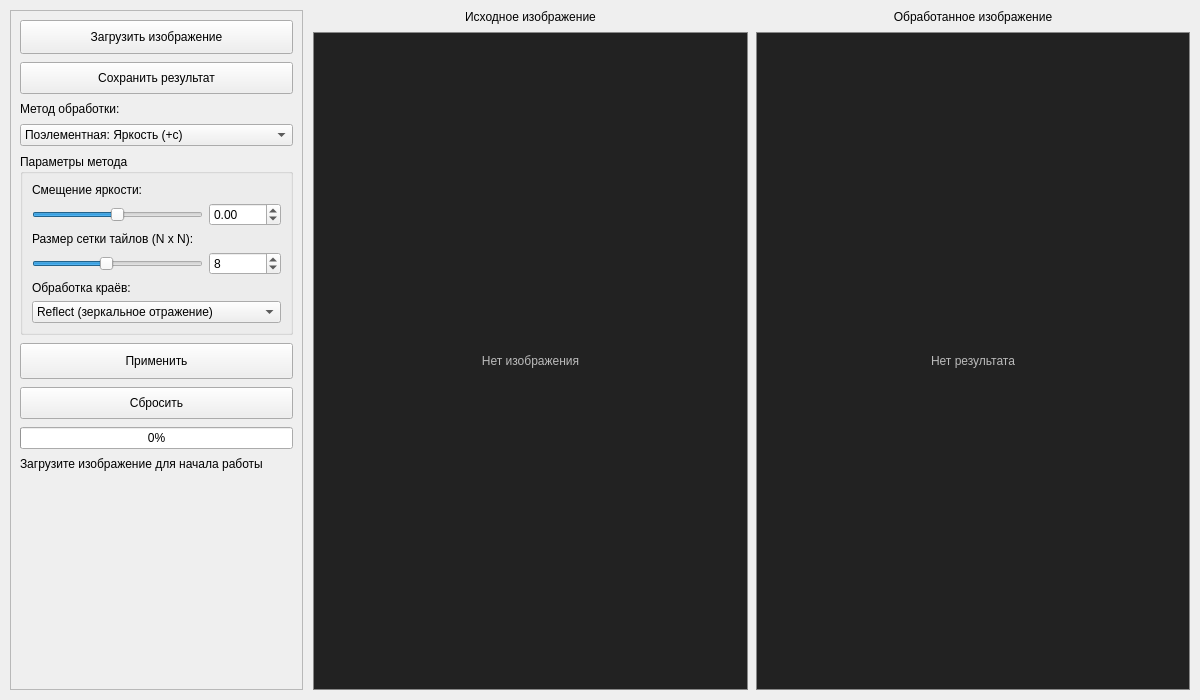
<?xml version="1.0" encoding="UTF-8"?>
<ui version="4.0">
 <class>MainWindow</class>
 <widget class="QMainWindow" name="MainWindow">
  <property name="geometry">
   <rect>
    <x>0</x>
    <y>0</y>
    <width>1200</width>
    <height>700</height>
   </rect>
  </property>
  <property name="windowTitle">
   <string>Лабораторная работа 3 — Вариант 1</string>
  </property>
  <widget class="QWidget" name="centralwidget">
   <layout class="QHBoxLayout" name="horizontalLayoutMain" stretch="1,3">
    <property name="spacing">
     <number>10</number>
    </property>
    <property name="leftMargin">
     <number>10</number>
    </property>
    <property name="topMargin">
     <number>10</number>
    </property>
    <property name="rightMargin">
     <number>10</number>
    </property>
    <property name="bottomMargin">
     <number>10</number>
    </property>
    <item>
     <widget class="QFrame" name="frameControls">
      <property name="minimumSize">
       <size>
        <width>290</width>
        <height>0</height>
       </size>
      </property>
      <property name="maximumSize">
       <size>
        <width>340</width>
        <height>16777215</height>
       </size>
      </property>
      <property name="frameShape">
       <enum>QFrame::StyledPanel</enum>
      </property>
      <property name="frameShadow">
       <enum>QFrame::Raised</enum>
      </property>
      <layout class="QVBoxLayout" name="verticalLayoutControls">
       <property name="spacing">
        <number>8</number>
       </property>
       <item>
        <widget class="QPushButton" name="btnLoad">
         <property name="minimumSize">
          <size>
           <width>0</width>
           <height>34</height>
          </size>
         </property>
         <property name="text">
          <string>Загрузить изображение</string>
         </property>
        </widget>
       </item>
       <item>
        <widget class="QPushButton" name="btnSave">
         <property name="minimumSize">
          <size>
           <width>0</width>
           <height>32</height>
          </size>
         </property>
         <property name="text">
          <string>Сохранить результат</string>
         </property>
        </widget>
       </item>
       <item>
        <widget class="QLabel" name="labelAlgo">
         <property name="text">
          <string>Метод обработки:</string>
         </property>
        </widget>
       </item>
       <item>
        <widget class="QComboBox" name="comboAlgo">
         <item>
          <property name="text">
           <string>Поэлементная: Яркость (+c)</string>
          </property>
         </item>
         <item>
          <property name="text">
           <string>Поэлементная: Контраст (*k)</string>
          </property>
         </item>
         <item>
          <property name="text">
           <string>Поэлементная: Негатив</string>
          </property>
         </item>
         <item>
          <property name="text">
           <string>Поэлементная: Гамма-коррекция</string>
          </property>
         </item>
         <item>
          <property name="text">
           <string>Поэлементная: Логарифмическое преобразование</string>
          </property>
         </item>
         <item>
          <property name="text">
           <string>Линейное контрастирование</string>
          </property>
         </item>
         <item>
          <property name="text">
           <string>Эквализация гистограммы (RGB)</string>
          </property>
         </item>
         <item>
          <property name="text">
           <string>Эквализация гистограммы (HSV — яркость V)</string>
          </property>
         </item>
         <item>
          <property name="text">
           <string>Адаптивная эквализация (CLAHE)</string>
          </property>
         </item>
        </widget>
       </item>
       <item>
        <widget class="QGroupBox" name="groupParams">
         <property name="title">
          <string>Параметры метода</string>
         </property>
         <layout class="QVBoxLayout" name="verticalLayoutParams">
          <item>
           <widget class="QLabel" name="labelParam1">
            <property name="text">
             <string>Смещение яркости:</string>
            </property>
           </widget>
          </item>
          <item>
           <layout class="QHBoxLayout" name="horizontalLayoutP1">
            <item>
             <widget class="QSlider" name="sliderParam1">
              <property name="minimum">
               <number>-255</number>
              </property>
              <property name="maximum">
               <number>255</number>
              </property>
              <property name="orientation">
               <enum>Qt::Horizontal</enum>
              </property>
             </widget>
            </item>
            <item>
             <widget class="QDoubleSpinBox" name="spinParam1">
              <property name="minimumSize">
               <size>
                <width>72</width>
                <height>0</height>
               </size>
              </property>
              <property name="minimum">
               <double>-255.000000000000000</double>
              </property>
              <property name="maximum">
               <double>255.000000000000000</double>
              </property>
             </widget>
            </item>
           </layout>
          </item>
          <item>
           <widget class="QLabel" name="labelParam2">
            <property name="text">
             <string>Размер сетки тайлов (N x N):</string>
            </property>
           </widget>
          </item>
          <item>
           <layout class="QHBoxLayout" name="horizontalLayoutP2">
            <item>
             <widget class="QSlider" name="sliderParam2">
              <property name="minimum">
               <number>2</number>
              </property>
              <property name="maximum">
               <number>16</number>
              </property>
              <property name="value">
               <number>8</number>
              </property>
              <property name="orientation">
               <enum>Qt::Horizontal</enum>
              </property>
             </widget>
            </item>
            <item>
             <widget class="QSpinBox" name="spinParam2">
              <property name="minimumSize">
               <size>
                <width>72</width>
                <height>0</height>
               </size>
              </property>
              <property name="minimum">
               <number>2</number>
              </property>
              <property name="maximum">
               <number>16</number>
              </property>
              <property name="value">
               <number>8</number>
              </property>
             </widget>
            </item>
           </layout>
          </item>
          <item>
           <widget class="QLabel" name="labelEdgeMode">
            <property name="text">
             <string>Обработка краёв:</string>
            </property>
           </widget>
          </item>
          <item>
           <widget class="QComboBox" name="comboEdgeMode">
            <item>
             <property name="text">
              <string>Reflect (зеркальное отражение)</string>
             </property>
            </item>
            <item>
             <property name="text">
              <string>Clamp (дублирование границ)</string>
             </property>
            </item>
           </widget>
          </item>
         </layout>
        </widget>
       </item>
       <item>
        <widget class="QPushButton" name="btnProcess">
         <property name="minimumSize">
          <size>
           <width>0</width>
           <height>36</height>
          </size>
         </property>
         <property name="text">
          <string>Применить</string>
         </property>
        </widget>
       </item>
       <item>
        <widget class="QPushButton" name="btnReset">
         <property name="minimumSize">
          <size>
           <width>0</width>
           <height>32</height>
          </size>
         </property>
         <property name="text">
          <string>Сбросить</string>
         </property>
        </widget>
       </item>
       <item>
        <widget class="QProgressBar" name="progressBar">
         <property name="value">
          <number>0</number>
         </property>
        </widget>
       </item>
       <item>
        <widget class="QLabel" name="labelStatus">
         <property name="text">
          <string>Загрузите изображение для начала работы</string>
         </property>
         <property name="wordWrap">
          <bool>true</bool>
         </property>
        </widget>
       </item>
       <item>
        <spacer name="verticalSpacer">
         <property name="orientation">
          <enum>Qt::Vertical</enum>
         </property>
         <property name="sizeHint" stdset="0">
          <size>
           <width>20</width>
           <height>40</height>
          </size>
         </property>
        </spacer>
       </item>
      </layout>
     </widget>
    </item>
    <item>
     <layout class="QGridLayout" name="gridLayoutViews" rowstretch="0,1" columnstretch="1,1">
      <property name="spacing">
       <number>8</number>
      </property>
      <item row="0" column="0">
       <widget class="QLabel" name="lblOrigTitle">
        <property name="text">
         <string>Исходное изображение</string>
        </property>
        <property name="alignment">
         <set>Qt::AlignCenter</set>
        </property>
       </widget>
      </item>
      <item row="0" column="1">
       <widget class="QLabel" name="lblProcTitle">
        <property name="text">
         <string>Обработанное изображение</string>
        </property>
        <property name="alignment">
         <set>Qt::AlignCenter</set>
        </property>
       </widget>
      </item>
      <item row="1" column="0">
       <widget class="QLabel" name="lblOrig">
        <property name="sizePolicy">
         <sizepolicy hsizetype="Ignored" vsizetype="Ignored">
          <horstretch>0</horstretch>
          <verstretch>0</verstretch>
         </sizepolicy>
        </property>
        <property name="minimumSize">
         <size>
          <width>240</width>
          <height>240</height>
         </size>
        </property>
        <property name="styleSheet">
         <string notr="true">border: 1px solid #888; background: #222; color: #bbb;</string>
        </property>
        <property name="text">
         <string>Нет изображения</string>
        </property>
        <property name="alignment">
         <set>Qt::AlignCenter</set>
        </property>
       </widget>
      </item>
      <item row="1" column="1">
       <widget class="QLabel" name="lblProcessed">
        <property name="sizePolicy">
         <sizepolicy hsizetype="Ignored" vsizetype="Ignored">
          <horstretch>0</horstretch>
          <verstretch>0</verstretch>
         </sizepolicy>
        </property>
        <property name="minimumSize">
         <size>
          <width>240</width>
          <height>240</height>
         </size>
        </property>
        <property name="styleSheet">
         <string notr="true">border: 1px solid #888; background: #222; color: #bbb;</string>
        </property>
        <property name="text">
         <string>Нет результата</string>
        </property>
        <property name="alignment">
         <set>Qt::AlignCenter</set>
        </property>
       </widget>
      </item>
     </layout>
    </item>
   </layout>
  </widget>
 </widget>
 <resources/>
 <connections/>
</ui>
